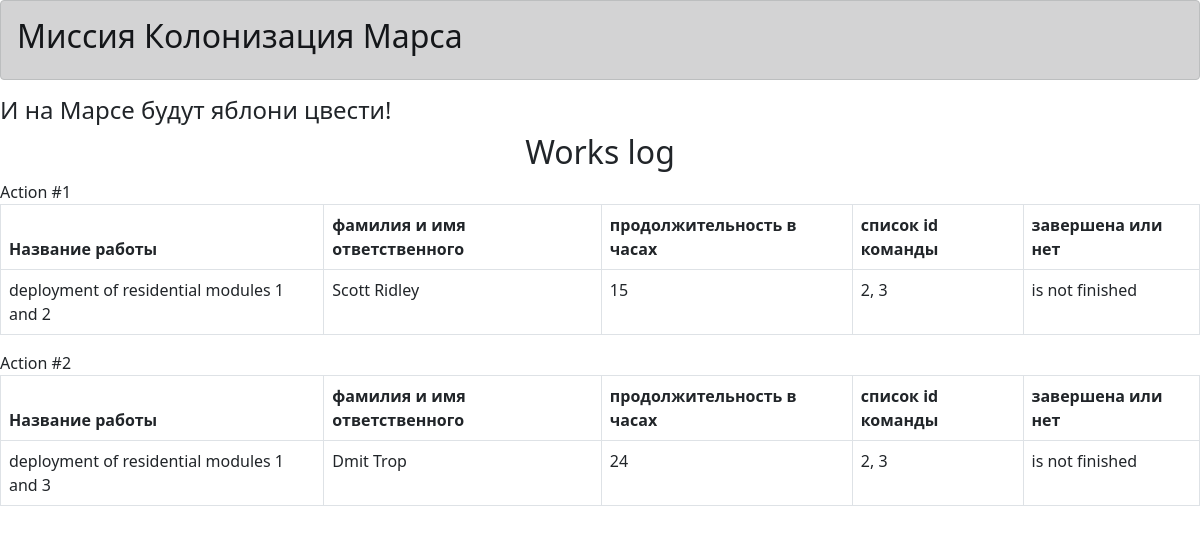
/index, run on the app's committed database.
### data/models/models.py (models this page shows, shortened)
class Jobs(SqlAlchemyBase):
    __tablename__ = 'jobs'
    id: Mapped[int] = mapped_column(primary_key=True, autoincrement=True)
    team_leader: Mapped[int] = mapped_column(ForeignKey(User.id))
    job: Mapped[Optional[str]]
    work_size: Mapped[Optional[int]]
    collaborators: Mapped[Optional[str]]
    start_date: Mapped[Optional[datetime.datetime]]
    end_date: Mapped[Optional[datetime.datetime]]
    is_finished: Mapped[Optional[bool]]
    user: Mapped['User'] = relationship(back_populates='jobs')

class User(SqlAlchemyBase):
    __tablename__ = 'users'
    id: Mapped[int] = mapped_column(primary_key=True, autoincrement=True)
    surname: Mapped[Optional[str]]
    name: Mapped[Optional[str]]
    age: Mapped[Optional[int]]
    position: Mapped[Optional[str]]
    speciality: Mapped[Optional[str]]
    address: Mapped[Optional[str]]
    email: Mapped[Optional[str]] = mapped_column(unique=True)
    hashed_password: Mapped[Optional[str]]
    modified_date: Mapped[Optional[datetime.datetime]]
    jobs: Mapped['Jobs'] = relationship(back_populates='user')

### main.py (the view)
@app.route('/')
@app.route('/index')
def index() -> str:
    title = "Миссия Колонизация Марса"
    return render_template('works_log.html', title=title,
                           jobs_data=session.query(Jobs).all())

### templates/works_log.html
{% extends "base.html" %}
{% block content %}
<h2 align="center">Works log</h2>
{% set columns = ['Название работы', 'фамилия и имя ответственного',
'продолжительность в часах', 'список id команды', 'завершена или нет'] %}
{% for job in jobs_data %}
<caption>Action #{{loop.index}}</caption>
<table class="table table-bordered">
    <thead>
        <tr>
            {% for column in columns %}
                <th>{{column}}</th>
            {% endfor %}
        </tr>
    </thead>
    <tbody>
        <tr>
            <td>{{job.job}}</td>
            <td>{{job.user.surname}} {{job.user.name}}</td>
            <td>{{job.work_size}}</td>
            <td>{{job.collaborators}}</td>
            <td>{% if job.is_finished %} is finished {% else %} is not finished {% endif %}</td>
        </tr>
    </tbody>
</table>
{% endfor %}
{% endblock %}

### templates/base.html (shortened to what this page needs)
<!DOCTYPE html>
<html lang="en">
<head>
                   <link rel="stylesheet"
                   href="https://cdn.jsdelivr.net/npm/bootstrap@5.0.0-beta1/dist/css/bootstrap.min.css"
>
    <link rel="stylesheet" type="text/css" href="{{ url_for('static', filename='css/image.css') }}"/>
</head>
<body>
<div class="alert alert-dark" role="alert">
    <h2>Миссия Колонизация Марса</h2>
</div>
<h4>И на Марсе будут яблони цвести!</h4>
{% block content %}
{% endblock %}
</body>
</html>

### data on the page
Jobs: columns "Название работы" "фамилия и имя ответственного" "продолжительность в часах" "список id команды" "завершена или нет", job "deployment of residential modules 1 and 2", user.surname "Scott", user.name "Ridley", work_size "15", collaborators "2, 3", is_finished "is not finished"
Jobs: columns "Название работы" "фамилия и имя ответственного" "продолжительность в часах" "список id команды" "завершена или нет", job "deployment of residential modules 1 and 3", user.surname "Dmit", user.name "Trop", work_size "24", collaborators "2, 3", is_finished "is not finished"
